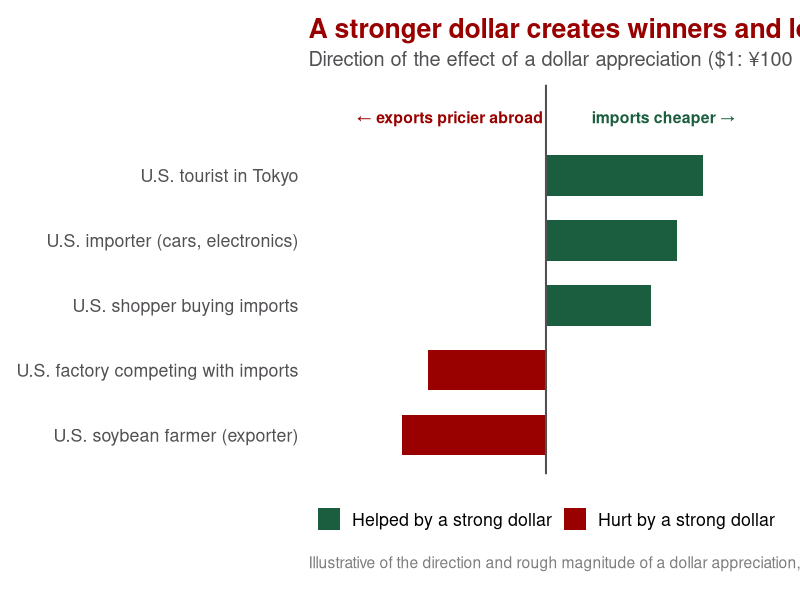
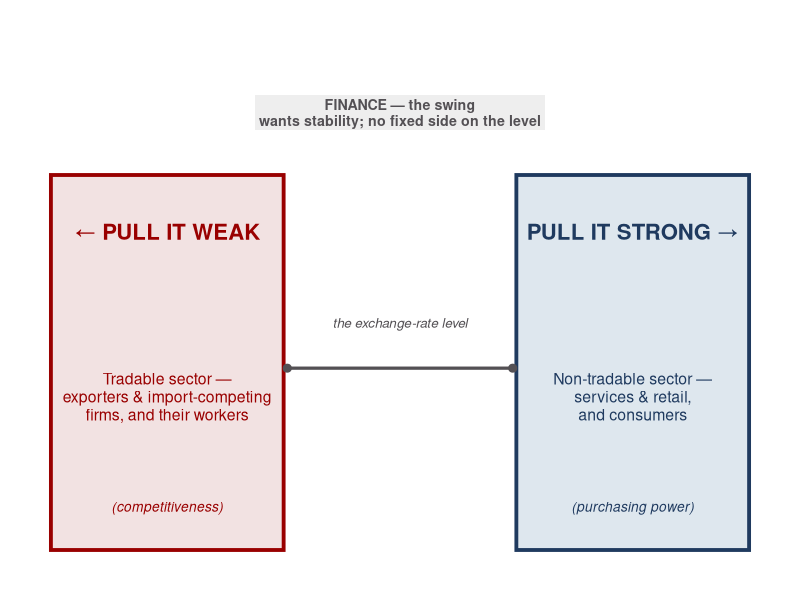
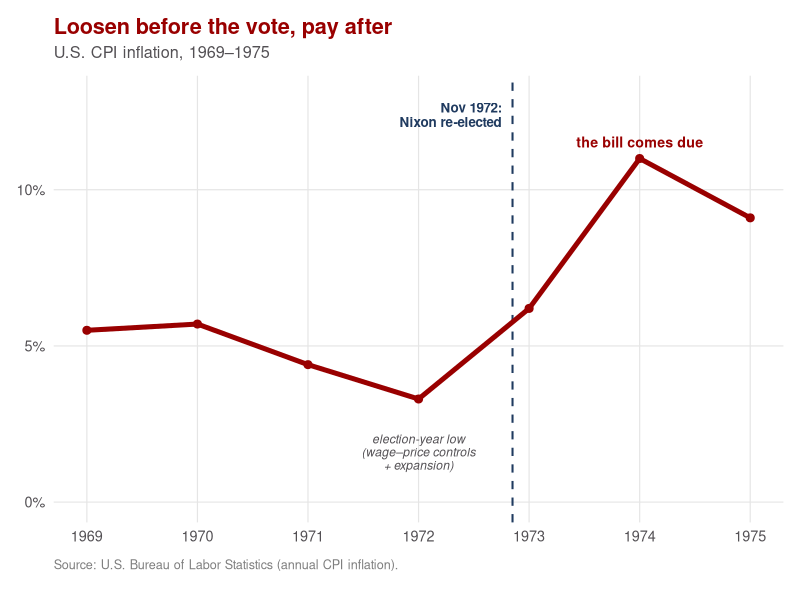
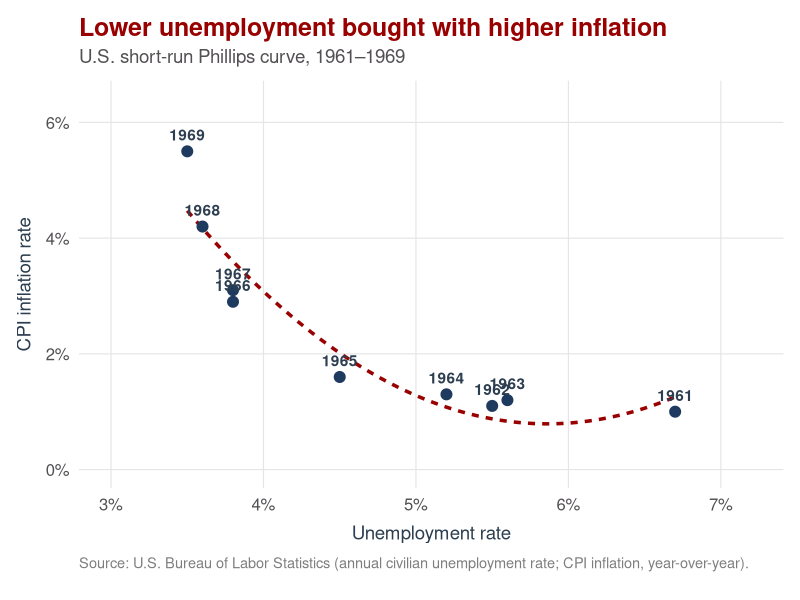
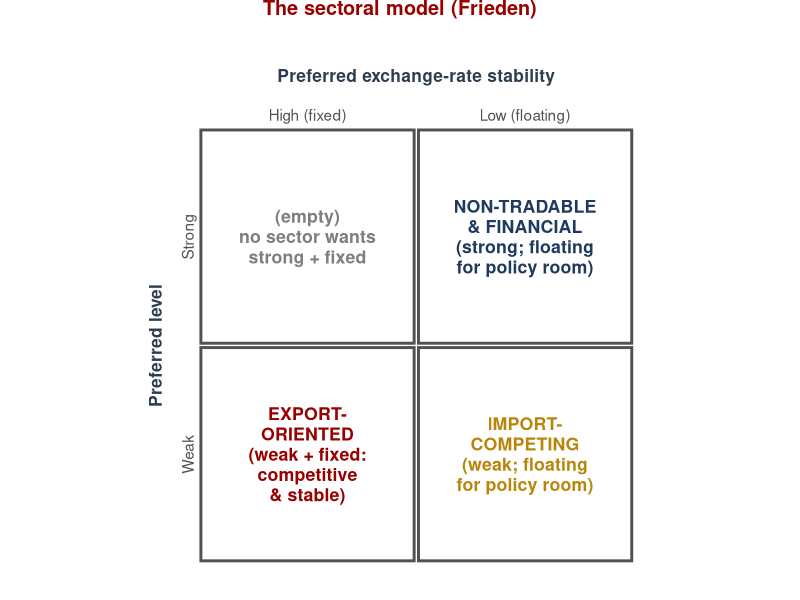

Write R code to recreate these figures, in order.
## ---- chunk 1
#| label: setup
#| include: false

library(ggplot2)
library(dplyr)
library(scales)
library(knitr)
library(kableExtra)

# IU color palette
iu_crimson <- "#990000"
iu_cream <- "#EDEBEB"
iu_gray <- "#535054"
iu_light_gray <- "#7E7E7E"
iu_dark_text <- "#2C3E50"
iu_green <- "#1B5E3F"
iu_navy <- "#1F3A5F"
iu_gold <- "#B8860B"

theme_ipe <- function(base_size = 20) {
  theme_minimal(base_size = base_size) +
    theme(
      plot.title = element_text(color = iu_crimson, face = "bold", size = rel(1.2),
                                margin = margin(t = 5, b = 5)),
      plot.subtitle = element_text(color = iu_gray, size = rel(0.9),
                                   margin = margin(b = 10)),
      plot.caption = element_text(color = iu_light_gray, size = rel(0.7),
                                  hjust = 0, margin = margin(t = 10)),
      axis.title = element_text(color = iu_dark_text, size = rel(0.9)),
      axis.title.x = element_text(margin = margin(t = 8)),
      axis.title.y = element_text(margin = margin(r = 8)),
      axis.text = element_text(color = iu_gray, size = rel(0.8)),
      panel.grid.minor = element_blank(),
      panel.grid.major = element_line(color = "#E5E5E5", linewidth = 0.4),
      legend.position = "bottom",
      legend.title = element_text(size = rel(0.85)),
      legend.text = element_text(size = rel(0.8)),
      plot.margin = margin(t = 8, r = 12, b = 20, l = 12)
    )
}
## ---- chunk 2
#| label: tbl-plan

plan <- data.frame(
  Section = c("1 · From Mechanics to Preferences",
              "2 · Two Policy Choices: Level and Regime",
              "3 · The Preference Map",
              "4 · The Three Society-Centered Models",
              "5 · Case Workshop: Germany vs. Greece",
              "6 · Bridge to the State-Centered View"),
  Cover = c("Recall appreciation, regimes, the trilemma — and add real vs. nominal rates",
            "The strong-vs-weak question and the fixed-vs-floating question are distinct",
            "Which sectors want which currency, and why labor is not one bloc",
            "Electoral, partisan, and sectoral accounts of who gets their way",
            "Why one ECB policy produced opposite politics in two countries",
            "Why governments sometimes adopt policies no group seems to want")
)

kable(plan, col.names = c("Section", "What we'll cover"),
      align = c("l", "l")) %>%
  kable_styling(font_size = 24, full_width = TRUE) %>%
  row_spec(0, bold = TRUE, color = "white", background = iu_crimson) %>%
  column_spec(1, bold = TRUE, color = iu_crimson, width = "42%") %>%
  column_spec(2, width = "58%")
## ---- chunk 3
#| label: tbl-terms

tm <- data.frame(
  term = c("Appreciation / depreciation",
           "Fixed / floating / managed",
           "The trilemma",
           "Real vs. nominal exchange rate"),
  what = c("A currency strengthens (buys more foreign money) / weakens (buys less). \"Strong currency\" = appreciation",
           "Price set by the government (peg), by the market (float), or a blend the central bank steers (managed)",
           "Fixed rate, free capital, monetary autonomy — a government can hold at most two of the three",
           "The nominal rate is the posted price; the real rate adjusts for relative inflation — what actually buys what")
)

kable(tm, col.names = c("Concept", "What you need to recall"),
      align = c("l", "l")) %>%
  kable_styling(font_size = 27, full_width = TRUE) %>%
  row_spec(0, bold = TRUE, color = "white", background = iu_crimson) %>%
  row_spec(1:4, extra_css = "padding-top: 11px; padding-bottom: 11px; line-height: 1.3;") %>%
  column_spec(1, bold = TRUE, color = iu_crimson, width = "34%") %>%
  column_spec(2, width = "66%")
## ---- chunk 4
#| label: tbl-two-questions

tq <- data.frame(
  q = c("The LEVEL question", "The REGIME question"),
  ask = c("Should the currency be strong or weak?",
          "Should the rate be fixed or floating?"),
  about = c("Competitiveness and purchasing power — who exports, who imports, who consumes",
            "Stability vs. monetary autonomy — who is hurt by volatility, who needs domestic policy room"),
  model = c("SECTORAL model",
            "ELECTORAL and PARTISAN models")
)

kable(tq, col.names = c("Question", "It asks", "It is really about", "Microfoundations"),
      align = c("l", "l", "l", "l")) %>%
  kable_styling(font_size = 24, full_width = TRUE) %>%
  row_spec(0, bold = TRUE, color = "white", background = iu_crimson) %>%
  row_spec(1:2, extra_css = "padding-top: 12px; padding-bottom: 12px; line-height: 1.3;") %>%
  column_spec(1, bold = TRUE, color = iu_crimson, width = "18%") %>%
  column_spec(2, width = "24%") %>%
  column_spec(3, width = "36%") %>%
  column_spec(4, width = "22%")
## ---- chunk 5
#| label: tbl-pref-map

pm <- data.frame(
  grp = c("Tradable sector (exporters, import-competing manufacturing)",
          "Non-tradable sector (services, retail, construction)",
          "Financial sector",
          "Wage earners"),
  pref = c("Weak / competitive currency",
           "Strong / appreciated currency",
           "Stable, predictable policy",
           "Depends on the employer's sector"),
  why = c("Competitiveness — cheaper exports abroad, costlier imports at home",
          "Purchasing power — cheaper imported inputs and consumer goods",
          "Investment certainty; inflation erodes the value of nominal claims",
          "Labor in steel wants what steel wants; labor in retail wants what retail wants")
)

kable(pm, col.names = c("Group", "Prefers", "Why"),
      align = c("l", "l", "l")) %>%
  kable_styling(font_size = 25, full_width = TRUE) %>%
  row_spec(0, bold = TRUE, color = "white", background = iu_crimson) %>%
  row_spec(1:4, extra_css = "padding-top: 11px; padding-bottom: 11px; line-height: 1.28;") %>%
  column_spec(1, bold = TRUE, color = iu_crimson, width = "34%") %>%
  column_spec(2, width = "24%") %>%
  column_spec(3, width = "42%")
## ---- chunk 6
#| label: fig-strong-dollar
#| fig-width: 12.5
#| fig-height: 4.8
#| out-width: "82%"
#| fig-alt: "Diverging bar chart of who is helped versus hurt by a dollar appreciation. Helped, to the right of zero: a U.S. tourist in Tokyo, a U.S. importer of cars and electronics, and a U.S. shopper buying imports. Hurt, to the left of zero: a U.S. soybean farmer who exports, and a U.S. factory competing with imports. The chart is illustrative of the direction of the effect, not a measured dataset."

gd <- data.frame(
  group = c("U.S. tourist in Tokyo", "U.S. importer (cars, electronics)", "U.S. shopper buying imports",
            "U.S. soybean farmer (exporter)", "U.S. factory competing with imports"),
  effect = c(2.4, 2.0, 1.6, -2.2, -1.8),
  sign = c("Helped by a strong dollar", "Helped by a strong dollar", "Helped by a strong dollar",
           "Hurt by a strong dollar", "Hurt by a strong dollar")
)
gd$group <- factor(gd$group, levels = gd$group[order(gd$effect)])

ggplot(gd, aes(effect, group, fill = sign)) +
  geom_col(width = 0.62) +
  geom_vline(xintercept = 0, color = iu_gray, linewidth = 0.7) +
  annotate("text", x = 2.9, y = 5.9, label = "imports cheaper →", color = iu_green,
           fontface = "bold", size = 4, hjust = 1) +
  annotate("text", x = -2.9, y = 5.9, label = "← exports pricier abroad", color = iu_crimson,
           fontface = "bold", size = 4, hjust = 0) +
  scale_fill_manual(values = c("Helped by a strong dollar" = iu_green,
                               "Hurt by a strong dollar" = iu_crimson), name = NULL) +
  scale_x_continuous(limits = c(-3.3, 3.3), breaks = NULL) +
  scale_y_discrete(expand = expansion(add = c(0.6, 1.4))) +
  labs(title = "A stronger dollar creates winners and losers at home",
       subtitle = "Direction of the effect of a dollar appreciation ($1: ¥100 → ¥150) — illustrative",
       x = NULL, y = NULL,
       caption = "Illustrative of the direction and rough magnitude of a dollar appreciation, not a measured dataset.") +
  theme_ipe(base_size = 16) +
  theme(panel.grid.major.y = element_blank(), legend.position = "bottom")
## ---- chunk 7
#| label: fig-sector-2x2
#| fig-width: 11
#| fig-height: 5.4
#| out-width: "94%"
#| fig-alt: "Currency politics drawn as a tug-of-war between two cross-class coalitions. On the left, the tradable sector — exporters and import-competing firms and their workers — pulls the currency toward weak and competitive. On the right, the non-tradable sector — services and retail — together with consumers, pulls toward a strong currency with more purchasing power. In the center, above the contested exchange-rate level, the financial sector is the swing group: it wants stability and takes no fixed side on the level."

camps <- data.frame(
  xmin = c(0.2, 6.6), xmax = c(3.4, 9.8),
  ymin = c(0.6, 0.6), ymax = c(3.9, 3.9),
  fill = c("#F2E2E2", "#DEE7EE"),
  border = c(iu_crimson, iu_navy)
)

ggplot() +
  geom_rect(data = camps, aes(xmin = xmin, xmax = xmax, ymin = ymin, ymax = ymax,
                              fill = fill, color = border), linewidth = 1.3) +
  scale_fill_identity() +
  scale_color_identity() +
  annotate("segment", x = 3.45, xend = 6.55, y = 2.2, yend = 2.2, color = iu_gray, linewidth = 1.1) +
  annotate("point", x = c(3.45, 6.55), y = 2.2, color = iu_gray, size = 2.4) +
  annotate("text", x = 5, y = 2.6, label = "the exchange-rate level", size = 3.4,
           color = iu_gray, fontface = "italic") +
  annotate("text", x = 1.8, y = 3.4, label = "← PULL IT WEAK", color = iu_crimson, fontface = "bold", size = 5.6) +
  annotate("text", x = 1.8, y = 1.95, label = "Tradable sector —\nexporters & import-competing\nfirms, and their workers",
           color = iu_crimson, size = 4.0, lineheight = 0.95) +
  annotate("text", x = 1.8, y = 0.98, label = "(competitiveness)", color = iu_crimson, fontface = "italic", size = 3.5) +
  annotate("text", x = 8.2, y = 3.4, label = "PULL IT STRONG →", color = iu_navy, fontface = "bold", size = 5.6) +
  annotate("text", x = 8.2, y = 1.95, label = "Non-tradable sector —\nservices & retail,\nand consumers",
           color = iu_navy, size = 4.0, lineheight = 0.95) +
  annotate("text", x = 8.2, y = 0.98, label = "(purchasing power)", color = iu_navy, fontface = "italic", size = 3.5) +
  annotate("label", x = 5, y = 4.45,
           label = "FINANCE — the swing\nwants stability; no fixed side on the level",
           fill = "#EEEEEE", color = iu_gray, fontface = "bold", size = 3.6, label.size = 0, lineheight = 0.95) +
  scale_x_continuous(limits = c(0, 10)) +
  scale_y_continuous(limits = c(0.4, 5.2)) +
  theme_void()
## ---- chunk 8
#| label: fig-nixon
#| fig-width: 7.6
#| fig-height: 4.9
#| out-width: "99%"
#| fig-alt: "A line chart of U.S. CPI inflation from 1969 to 1975, with a dashed vertical line at the November 1972 election. Inflation falls to about 3 percent in the 1972 election year, held down by wage-and-price controls and expansionary policy, then surges after the election to about 11 percent by 1974."

nx <- data.frame(
  year = 1969:1975,
  infl = c(5.5, 5.7, 4.4, 3.3, 6.2, 11.0, 9.1)
)

ggplot(nx, aes(year, infl)) +
  geom_vline(xintercept = 1972.85, linetype = "dashed", color = iu_navy, linewidth = 0.7) +
  geom_line(color = iu_crimson, linewidth = 1.7) +
  geom_point(color = iu_crimson, size = 2.4) +
  annotate("text", x = 1972.75, y = 12.4, label = "Nov 1972:\nNixon re-elected",
           color = iu_navy, fontface = "bold", size = 3.4, hjust = 1, lineheight = 0.9) +
  annotate("text", x = 1972, y = 1.6, label = "election-year low\n(wage–price controls\n+ expansion)",
           color = iu_gray, fontface = "italic", size = 3.1, lineheight = 0.9) +
  annotate("text", x = 1974, y = 11.0, label = "the bill comes due",
           color = iu_crimson, fontface = "bold", size = 3.6, hjust = 0.5, vjust = -1) +
  scale_x_continuous(breaks = 1969:1975) +
  scale_y_continuous(limits = c(0, 13), labels = function(x) paste0(x, "%")) +
  labs(title = "Loosen before the vote, pay after",
       subtitle = "U.S. CPI inflation, 1969–1975",
       x = NULL, y = NULL,
       caption = "Source: U.S. Bureau of Labor Statistics (annual CPI inflation).") +
  theme_ipe(base_size = 13)
## ---- chunk 9
#| label: fig-phillips
#| fig-width: 7.8
#| fig-height: 5.6
#| out-width: "98%"
#| fig-alt: "Scatter plot of the short-run Phillips curve for the United States in the 1960s. The horizontal axis is the unemployment rate in percent and the vertical axis is the CPI inflation rate in percent. Nine annual points from 1961 to 1969 trace a clean downward-sloping curve: 1961 at 6.7 percent unemployment and 1.0 percent inflation in the upper left, descending to 1969 at 3.5 percent unemployment and 5.5 percent inflation in the lower right. A fitted curve runs through the points."

ph <- data.frame(
  year = 1961:1969,
  unemp = c(6.7, 5.5, 5.6, 5.2, 4.5, 3.8, 3.8, 3.6, 3.5),
  infl  = c(1.0, 1.1, 1.2, 1.3, 1.6, 2.9, 3.1, 4.2, 5.5)
)

ggplot(ph, aes(unemp, infl)) +
  geom_smooth(method = "lm", formula = y ~ poly(x, 2), se = FALSE,
              color = iu_crimson, linewidth = 1.2, linetype = "22") +
  geom_point(color = iu_navy, size = 3.4) +
  geom_text(aes(label = year), vjust = -0.9, hjust = 0.5,
            size = 3.9, color = iu_dark_text, fontface = "bold") +
  scale_x_continuous(limits = c(3, 7.2), breaks = 3:7,
                     labels = function(x) paste0(x, "%")) +
  scale_y_continuous(limits = c(0, 6.4), breaks = seq(0, 6, 2),
                     labels = function(x) paste0(x, "%")) +
  labs(title = "Lower unemployment bought with higher inflation",
       subtitle = "U.S. short-run Phillips curve, 1961–1969",
       x = "Unemployment rate", y = "CPI inflation rate",
       caption = "Source: U.S. Bureau of Labor Statistics (annual civilian unemployment rate; CPI inflation, year-over-year).") +
  theme_ipe(base_size = 15)
## ---- chunk 10
#| label: fig-frieden-2x2
#| fig-width: 7.6
#| fig-height: 6.4
#| out-width: "98%"
#| fig-alt: "A two-by-two table of sectoral exchange-rate preferences after Frieden. Columns are preferred exchange-rate stability, high on the left (a fixed rate) and low on the right (floating). Rows are preferred currency level, high at top (strong) and low at bottom (weak). Top-left fixed-and-strong is empty. Top-right floating-and-strong holds the non-tradable and financial sectors. Bottom-left fixed-and-weak holds export-oriented producers. Bottom-right floating-and-weak holds import-competing producers."

cells <- data.frame(
  x = c(1, 2, 1, 2),
  y = c(2, 2, 1, 1),
  text = c("(empty)\nno sector wants\nstrong + fixed",
           "NON-TRADABLE\n& FINANCIAL\n(strong; floating\nfor policy room)",
           "EXPORT-\nORIENTED\n(weak + fixed:\ncompetitive\n& stable)",
           "IMPORT-\nCOMPETING\n(weak; floating\nfor policy room)"),
  col = c(iu_light_gray, iu_navy, iu_crimson, iu_gold)
)

ggplot(cells) +
  geom_tile(aes(x, y), fill = "white", color = iu_gray, linewidth = 1.0, width = 0.98, height = 0.98) +
  geom_text(aes(x, y, label = text, color = col), fontface = "bold", size = 4.5, lineheight = 0.95) +
  scale_color_identity() +
  annotate("text", x = 1.5, y = 2.74, label = "Preferred exchange-rate stability",
           fontface = "bold", size = 4.4, color = iu_dark_text) +
  annotate("text", x = 1, y = 2.56, label = "High (fixed)", size = 3.9, color = iu_gray) +
  annotate("text", x = 2, y = 2.56, label = "Low (floating)", size = 3.9, color = iu_gray) +
  annotate("text", x = 0.30, y = 1.5, label = "Preferred level",
           fontface = "bold", size = 4.4, color = iu_dark_text, angle = 90) +
  annotate("text", x = 0.45, y = 2, label = "Strong", size = 3.9, color = iu_gray, angle = 90) +
  annotate("text", x = 0.45, y = 1, label = "Weak", size = 3.9, color = iu_gray, angle = 90) +
  scale_x_continuous(limits = c(0.25, 2.6)) +
  scale_y_continuous(limits = c(0.45, 2.85)) +
  coord_equal() +
  labs(title = "The sectoral model (Frieden)") +
  theme_void() +
  theme(plot.title = element_text(color = iu_crimson, face = "bold", hjust = 0.5,
                                  size = rel(1.3), margin = margin(b = 4)))
## ---- chunk 11
#| label: tbl-models

m <- data.frame(
  model  = c("Electoral", "Partisan", "Sectoral (Frieden)"),
  actor  = c("The incumbent and voters",
             "Parties — left vs. right",
             "Sectors by trade exposure — firms and their workers together"),
  driver = c("Re-election; the macroeconomy decides votes — a political business cycle",
             "Left weights jobs (looser, weaker currency); right weights prices (tighter, stronger)",
             "Tradable (export & import-competing) want it weak; non-traded and finance want it strong"),
  caveat = c("About timing, not which groups; evidence is mixed",
             "Coalitions, not parties, often decide (the franc fort)",
             "Hedging; imported inputs; consumers cut across sectors")
)

kable(m, col.names = c("Model", "Key actor", "Preference driven by", "Watch out for"),
      align = c("l", "l", "l", "l")) %>%
  kable_styling(font_size = 23, full_width = TRUE) %>%
  row_spec(0, bold = TRUE, color = "white", background = iu_crimson) %>%
  row_spec(1:3, extra_css = "padding-top: 9px; padding-bottom: 9px; line-height: 1.25;") %>%
  column_spec(1, bold = TRUE, color = iu_crimson, width = "15%") %>%
  column_spec(2, width = "21%") %>%
  column_spec(3, width = "38%") %>%
  column_spec(4, width = "26%")
